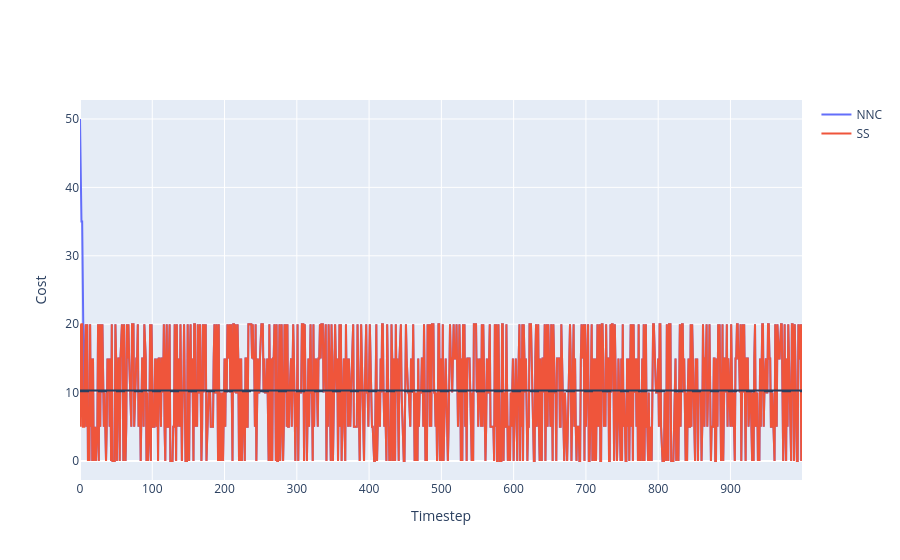

Notebook source saved alongside this figure:
### Code cell
a = go.Scatter(y=[x.item() for x in nn_ci], name='NNC')
b = go.Scatter(y=[x.item() for x in ss_ci], name='SS')
fig = go.Figure([a,b])
fig.add_hline(nn_mean_cost.detach().item())
fig.add_hline(ss_mean_cost.detach().item(),line={'dash':'dash'})
fig.layout.xaxis.title = 'Timestep'
fig.layout.yaxis.title = 'Cost'
fig

### Figure 1 — Plotly figure (JSON) as saved in the notebook; plotly's stock layout.template omitted (floating-point values rounded to 4 significant figures; data arrays with more than 128 entries replaced by an {"elided": "..."} marker saying what was removed)
{"data": [{"name": "NNC", "type": "scatter", "y": {"elided": "1000 int values"}}, {"name": "SS", "type": "scatter", "y": {"elided": "1000 int values"}}], "layout": {"shapes": [{"type": "line", "x0": 0, "x1": 1, "xref": "x domain", "y0": 10.32, "y1": 10.32, "yref": "y"}, {"line": {"dash": "dash"}, "type": "line", "x0": 0, "x1": 1, "xref": "x domain", "y0": 10.22, "y1": 10.22, "yref": "y"}], "xaxis": {"title": {"text": "Timestep"}}, "yaxis": {"title": {"text": "Cost"}}}}
